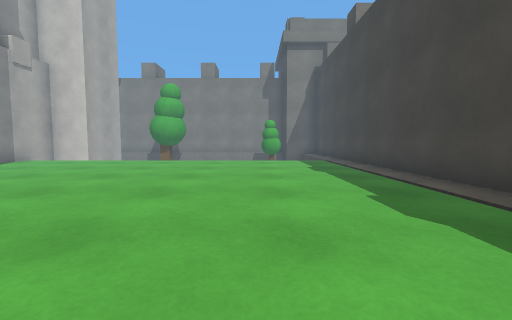
view 1 (above)

24 first-person views from a walk through a scene from a Unity 3-D project. The camera is 0.68 m above the floor, tilts 4° down and sees 90° across. The floor is counted in squares, 1 m on a side. Each view is taken from the middle of a square. On the plan, view 1 faces up. The plan holds only what a view shows up to about 9 squares ahead; the rest is blank. The place goes on beyond the plan.

view 2
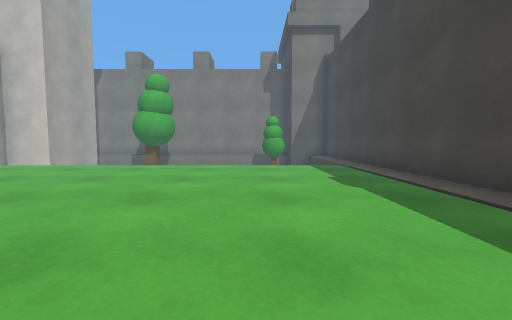

view 3
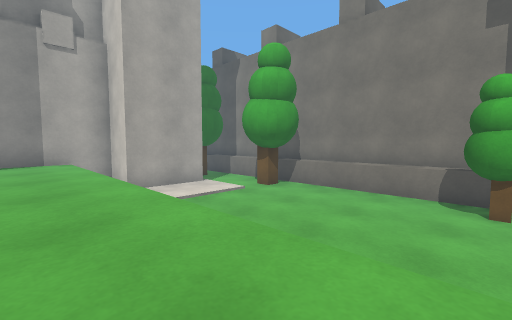

view 4
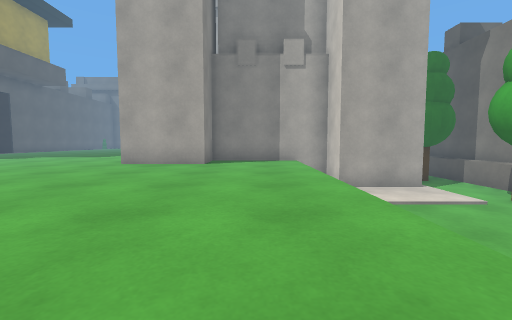

view 5
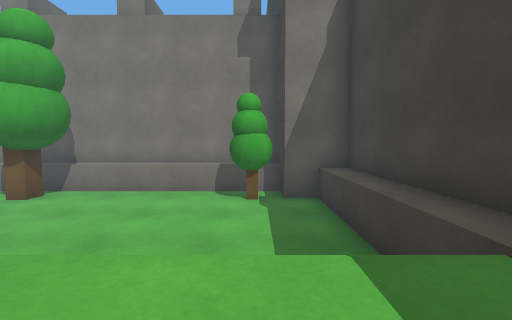

view 6
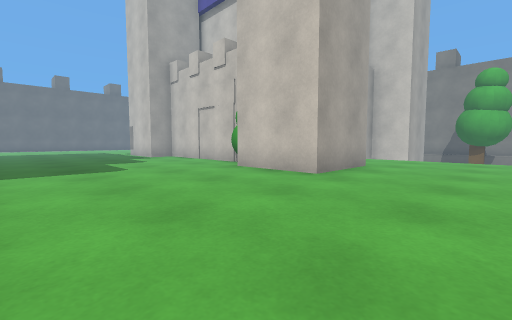

view 7
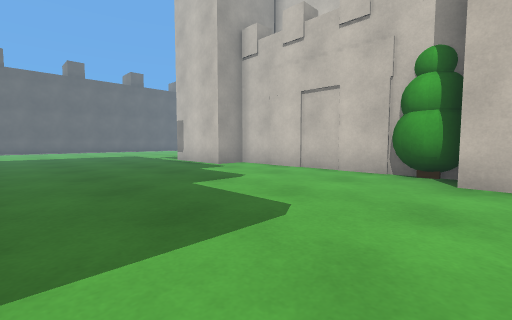

view 8
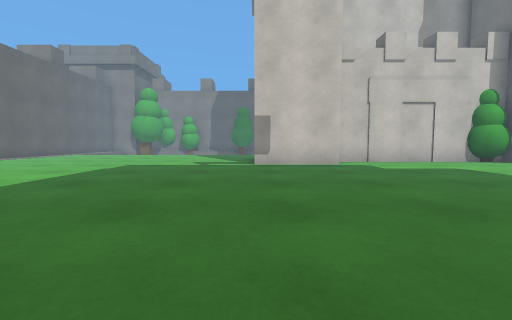

view 9
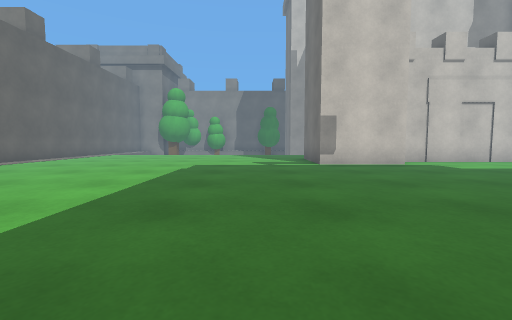

view 10
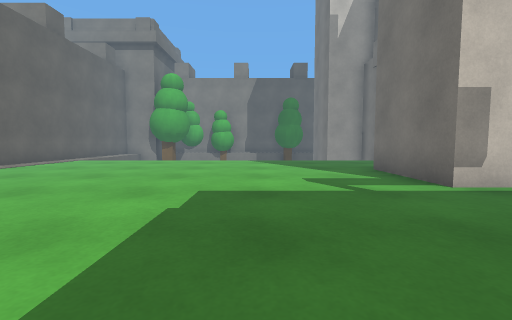

view 11
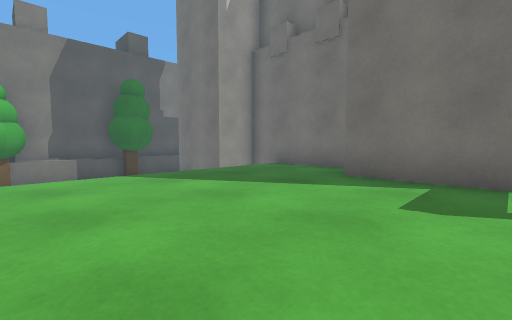

view 12
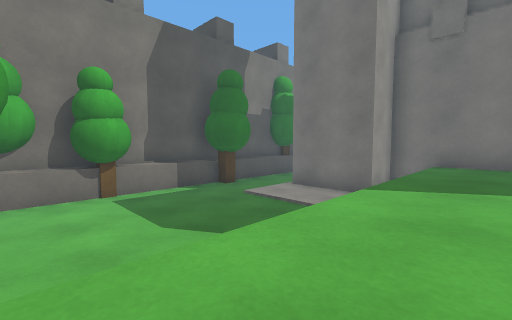

view 13
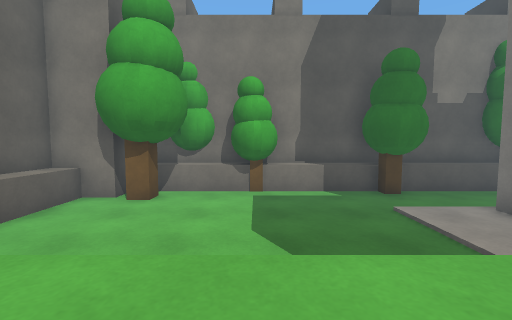

view 14
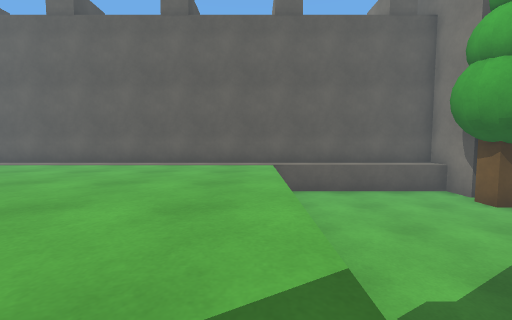

view 15
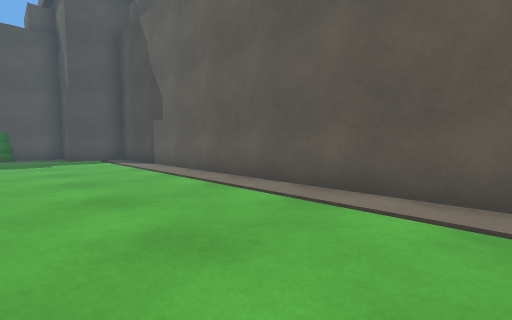

view 16
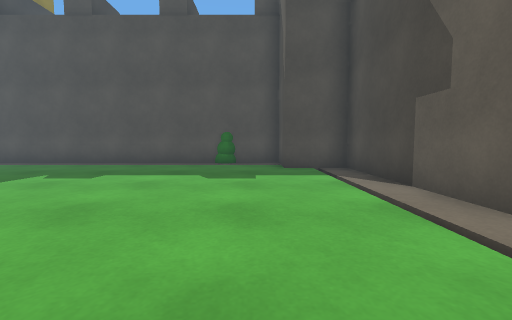

view 17
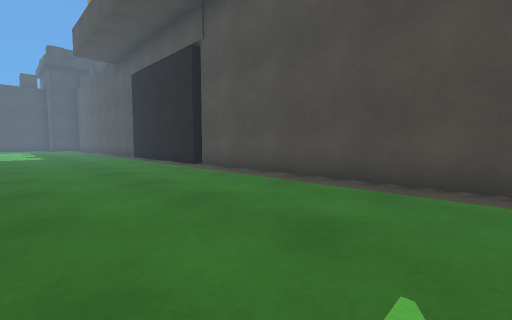

view 18
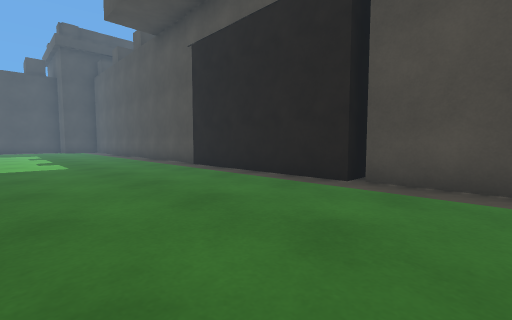

view 19
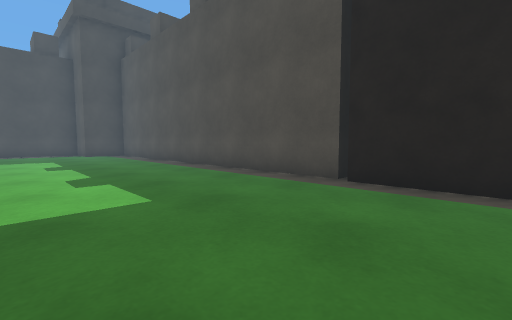

view 20
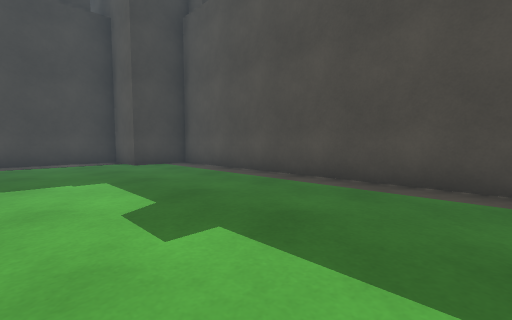

view 21
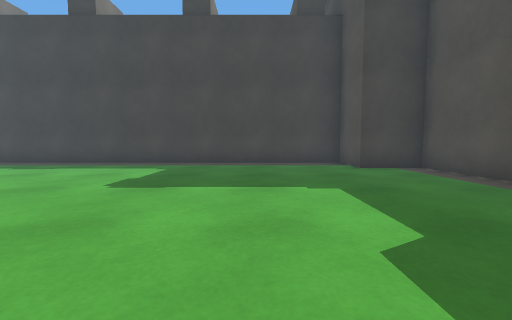

view 22
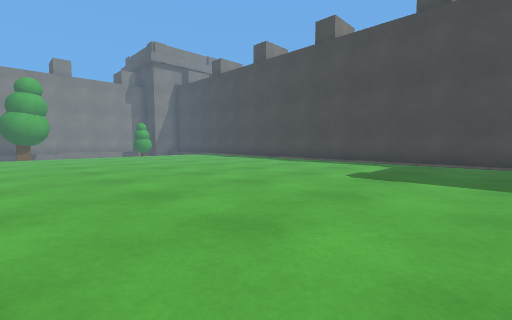

view 23
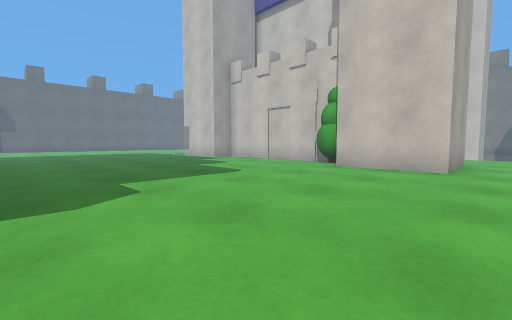

view 24
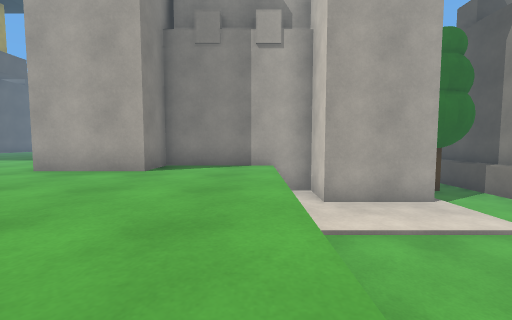

### Floor plan
Key: @ floor where view 1 was taken; # wall or solid block; . floor; v drop or lower ground; O other object.
Columns run from 29 left of view 1 to 3 right of it. Each row starts with its distance up from view 1.
 17      ##### ## O         #######
 16    OOOO##OO ##OO   ######      #
 15 ###OvOOvvOOvvv     vOvvOOvvvvOO##
 14 #.vOvvvvvvvvv       OvvvOvvvvvOv#
 13 #.vvvvvvvvv#          #vvvvvvvvv#
 12 #.vvvvvvvvv#          #vvvvvvvvv#
 11 #.vvvvvvvvv###      ###vvvvvvvvv#
 10 #.vvvvvv    v#      #vvvvvv     #
  9 #............O      O...........#
  8 #............O      O...........#
  7 #............#      #...........#
  6 #..........# #      ###.........#
  5 #..........########O###.........#
  4 #..........###.....O###.........#
  3 #...............................#
  2 #...............................#
  1 #...............................#
  0 #............................@..#
 -1 #...............................#
 -2 #...............................#
 -3 #...............................#
 -4 #...............................#
 -5 #...............................#
 -6 ###............................##
 -7   #.O..........................#
 -8   ##O### #######################

Positions as (right, up) in squares from view 1, and headings:
1: (0, 0), facing up
2: (0, 2), facing up
3: (1, 8), facing up-left
4: (1, 8), facing left
5: (1, 8), facing up
6: (-4, -1), facing up-left
7: (-9, -1), facing up-left
8: (-18, -4), facing up
9: (-20, -4), facing up
10: (-21, 0), facing up
11: (-23, 4), facing up-right
12: (-25, 8), facing up-right
13: (-23, 8), facing up
14: (-20, 9), facing left
15: (-25, 5), facing down-left
16: (-26, 1), facing down
17: (-22, -3), facing down-right
18: (-17, -3), facing down-right
19: (-12, -3), facing down-right
20: (-6, -3), facing down-right
21: (-5, -3), facing right
22: (-6, -3), facing up-right
23: (-6, -3), facing up-left
24: (-1, 9), facing left
